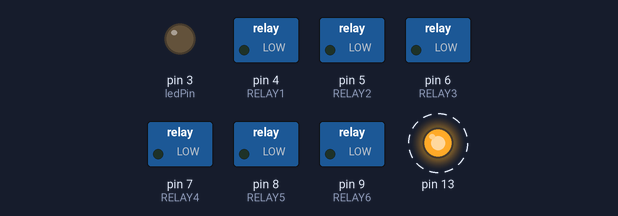
A sketch run on a simulated Arduino Uno, built with avr-gcc and run on an emulated ATmega328P. Shown: switched loads named in the sketch (green lamp = pin HIGH), output pins drawn as LEDs (lit = HIGH). Dashed ring = blinking.

Above: at 0.8 s.
Timing chart, 0 to 3.6 s (numbered marks = the images above):
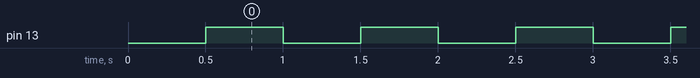

The sketch:

final_herbicide.ino
```cpp
char byteRead;
int val = 0; //this variable will read the value from the sensor
#define RELAY1  4
#define RELAY2  5
#define RELAY3  6
#define RELAY4  7
#define RELAY5  8
#define RELAY6  9

volatile int pulsecount = 0;
int ledPin = 3;
int inputPin = 0; //Pin number 2 for proximity switch
unsigned int pulse;
//unsigned long timeold;

void pulse_fun()
 {
      pulsecount++;
      digitalWrite(ledPin, HIGH);
      delay(50);
      digitalWrite(ledPin, LOW);
 }

boolean toggle1 = 0;
ISR(TIMER1_COMPA_vect){
  if (toggle1){
    digitalWrite(13,HIGH);
    toggle1 = 0;
  }
  else{
    digitalWrite(13,LOW);
    toggle1 = 1;
  }
}
int time_steps = 0;
void setup() {
  Serial.begin(9600);

  digitalWrite(13, LOW);
  pinMode(inputPin, INPUT); //declare infrared sensor as input
  pinMode(ledPin, OUTPUT);
  pinMode(RELAY1, OUTPUT);
  pinMode(RELAY2, OUTPUT);
  pinMode(RELAY3, OUTPUT);
  pinMode(RELAY4, OUTPUT);
  pinMode(RELAY5, OUTPUT);
  pinMode(RELAY6, OUTPUT);

   cli();
  pinMode(13, OUTPUT);

  TCCR1A = 0;// set entire TCCR1A register to 0
  TCCR1B = 0;// same for TCCR1B
  TCNT1  = 0;//initialize counter value to 0
  // set compare match register for 1hz increments
  OCR1A = 7816;// = (16*10^6) / (2*1024) - 1 (must be <65536)
  // turn on CTC mode
  TCCR1B |= (1 << WGM12);
  // Set CS10 and CS12 bits for 1024 prescaler
  TCCR1B |= (1 << CS12) | (1 << CS10);
  // enable timer compare interrupt
  TIMSK1 |= (1 << OCIE1A);
  //attachInterrupt(0, pulse_fun, FALLING);
  sei();//allow interrupts

  for(int i = 0; i < 6; i++)
  {
    {
       int pin = i+4;
       digitalWrite(pin,LOW);
       delay(100);
    }
  }

}
char output[6];
void turn_off(int nummax, char level)
{
  for(int i = 0; i < nummax; i++)
  {
    if(output[i] == level)
    {

       digitalWrite(i+4,LOW);
    }
  }
}
int count = 0;
void loop()
{
  pulsecount = 5;
  //Serial.write("s");
  if (Serial.available())
  {
    byteRead = Serial.read();


    output[count] = byteRead;


    count = count + 1;
    if(count == 6)
    {
      if(pulsecount > 4)
      {
         for(int j = 0; j < 5; j++)
         {
              int nummax = 6;
              for(int i = 0; i < nummax; i++)
              {
                //Serial.write(output[i]);
                if(output[i] != '0')
                {
                   int pin = i+4;
                   digitalWrite(pin,HIGH);
                }
              }
              delay(50);
              turn_off(nummax, '1');
              delay(50);
              turn_off(nummax, '2');
              delay(50);
              turn_off(nummax, '3');
              delay(50);
              turn_off(nummax, '4');

          }

          pulsecount = 0;
      }
      else
      {
          for(int i = 0; i < 6; i++)
          {

            digitalWrite(i+4, LOW);

          }
      }
      count = 0;
    }
    //Serial.write(byteRead);
  }

}
```

Measured:
- by itself, pin 13: alternates HIGH for 0.50 s and LOW for 0.50 s
